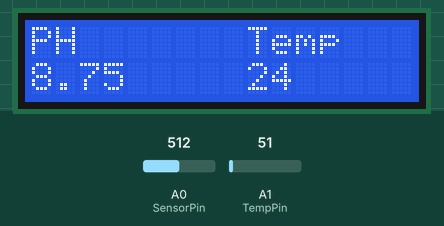
Recording of a sketch running on a simulated Arduino Uno, built with avr-gcc and run on an emulated ATmega328P. Shown: 16×2 character LCD. The inputs (shaded band) are chosen by the test bench; at power-on: A0 (SensorPin) = 512, A1 (TempPin) = 51.

Above: at 1.4 s.
1.5 s: A0 (SensorPin) set to 716
At 3.1 s:
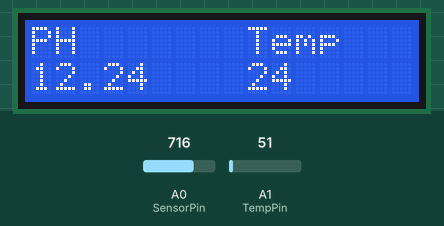
3.3 s: A1 (TempPin) set to 61
At 4.1 s:
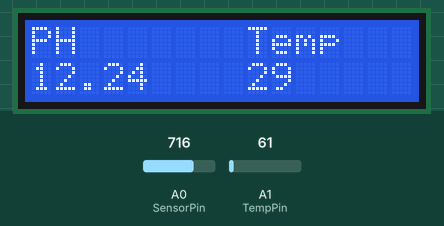
4.8 s: A1 (TempPin) set to 71
At 5.2 s:
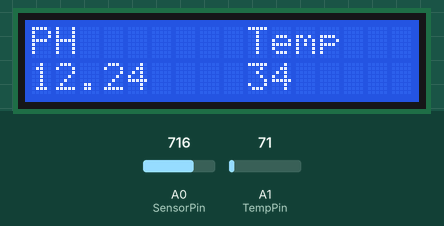
6.3 s: A0 (SensorPin) set to 900
At 7.5 s:
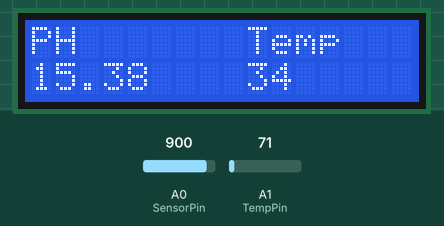
8.1 s: A1 (TempPin) set to 86
At 8.9 s:
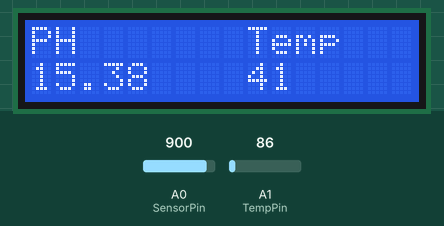
9.6 s: A0 (SensorPin) set to 1023
At 10.8 s:
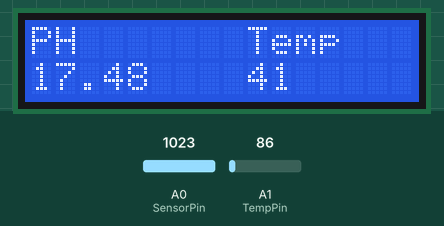
Timing chart, 0 to 12.4 s (numbered marks = the images above; inputs shaded):
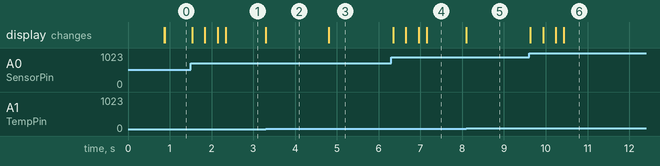

The sketch:

Hydro.ino
```cpp
/*
 *
 *  PH METER DEFINITIONS
 *
 */
#define SensorPin A0            //pH meter Analog output to Arduino Analog Input 0
#define Offset 0.00            //deviation compensate
#define samplingInterval 20
#define printInterval 800
#define ArrayLenth  40    //times of collection
int pHArray[ArrayLenth];   //Store the average value of the sensor feedback
int pHArrayIndex=0;

/*
 *
 *  PH METER DEFINITIONS
 *
 */

/*
 *
 * TEMPERATURE SENSOR DEFINITIONS
 *
 *
 */

#define TempPin A1

/*
 *
 * TEMPERATURE SENSOR DEFINITIONS
 *
 *
 */


/*
 *
 * LCD DEFINITIONS
 *
 */

#include <LiquidCrystal.h>

const int rs = 22, en = 24, d4 = 23, d5 = 25, d6 = 27, d7 = 29;
LiquidCrystal lcd(rs, en, d4, d5, d6, d7);

/*
 *
 * LCD DEFINITIONS
 *
 */


void setup(void)
{

  // set up the LCD's number of columns and rows:
  lcd.begin(16, 2);
  // Print a message to the LCD.
  lcd.print("PH");
  lcd.setCursor(9,0);
  lcd.print("Temp");

}
void loop(void)
{

  static unsigned long samplingTime = millis();
  static unsigned long printTime = millis();
  static float pHValue,voltage;
  if(millis()-samplingTime > samplingInterval)
  {
      pHArray[pHArrayIndex++]=analogRead(SensorPin); //**** PH Sensor code ****//
      if(pHArrayIndex==ArrayLenth)pHArrayIndex=0;
      voltage = avergearray(pHArray, ArrayLenth)*5.0/1024;
      pHValue = 3.5*voltage+Offset;
      samplingTime=millis(); //**** PH Sensor code ****//
  }
  if(millis() - printTime > printInterval)   //Every 800 milliseconds, print a numerical, convert the state of the LED indicator
  {
        lcd.setCursor(0,1); // bottom left
        lcd.print(pHValue);
  }

      int TempK = analogRead(TempPin) * 0.004882812 * 100; //**** Temperature Sensor code ****//
      int TempF = ((TempK) * 9 / 5) - 459.67;
      lcd.setCursor(9,1);
      lcd.print(TempK);  //**** Temperature Sensor code ****//
}


double avergearray(int* arr, int number){
  int i;
  int max,min;
  double avg;
  long amount=0;
  if(number<=0){
    Serial.println("Error number for the array to avraging!/n");
    return 0;
  }
  if(number<5){   //less than 5, calculated directly statistics
    for(i=0;i<number;i++){
      amount+=arr[i];
    }
    avg = amount/number;
    return avg;
  }else{
    if(arr[0]<arr[1]){
      min = arr[0];max=arr[1];
    }
    else{
      min=arr[1];max=arr[0];
    }
    for(i=2;i<number;i++){
      if(arr[i]<min){
        amount+=min;        //arr<min
        min=arr[i];
      }else {
        if(arr[i]>max){
          amount+=max;    //arr>max
          max=arr[i];
        }else{
          amount+=arr[i]; //min<=arr<=max
        }
      }//if
    }//for
    avg = (double)amount/(number-2);
  }//if
  return avg;

}
```

Measured:
- after the input at 1.5 s, the display: first changes at once (image 1 shows a later state)
- after the input at 3.3 s, the display: changes at once (image 2)
- after the input at 4.8 s, the display: changes at once (image 3)
- after the input at 6.3 s, the display: first changes at once (image 4 shows a later state)
- after the input at 8.1 s, the display: changes at once (image 5)
- after the input at 9.6 s, the display: first changes at once (image 6 shows a later state)
